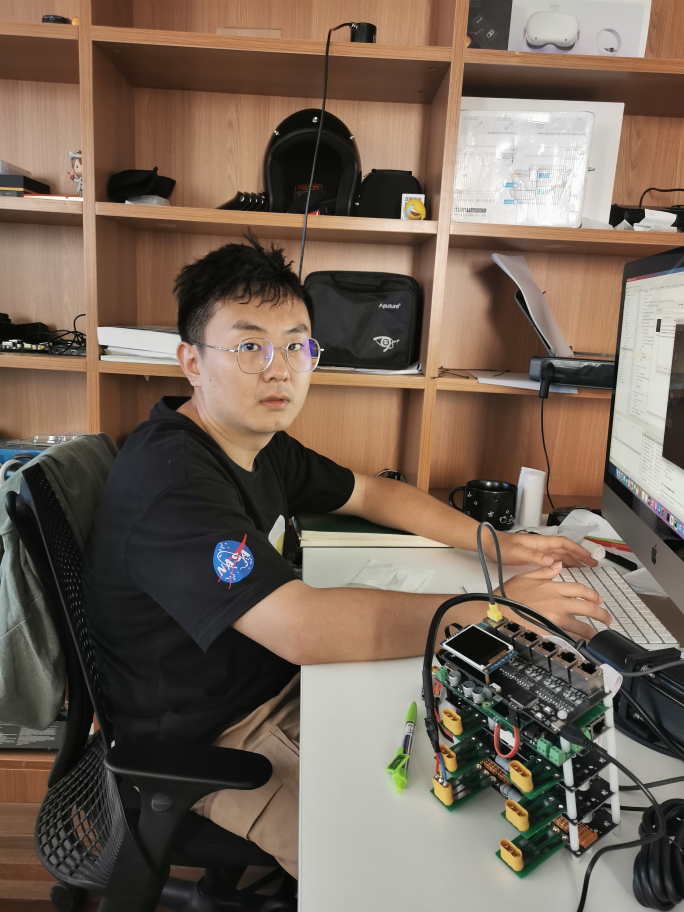
#> input picture python_opencv_handleRGB_Image/1.jpeg, 2736 x 3648 px (shown at 1/4 size)
$ python _HandleRGB.py
#> lines starting #> are read from the running program, lines starting #| are printed output that depends on the picture
import cv2
import numpy as np
from PIL import Image


class HandleRGB(object):

    def __init__(self, rgb_callback, img_path):
#> called with img_path = 'python_opencv_handleRGB_Image'
        self._img_path = img_path
        self._rgb_callback = rgb_callback
        # IMAGE
        self._img = cv2.imread(self._img_path + '/1.jpeg')
#> self._img is the input picture: shape (3648, 2736, 3); mean B, G, R 86.6, 100, 115.9
        self._new_img = cv2.resize(self._img, (68, 91))
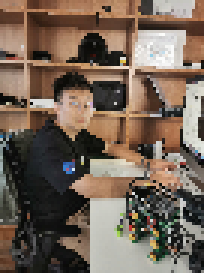
#> self._new_img: shape (91, 68, 3) (shown 3 times larger); mean B, G, R 86.2, 99.5, 115.5
        self._rows, self._cols, rgb = self._new_img.shape
#> self._rows = 91; self._cols = 68; rgb = 3
        print(self._rows, self._cols)  # 3648 2736
#| 91 68
        cv2.imwrite(self._img_path + '/new_1.jpeg', self._new_img)
        img = Image.open(self._img_path + '/new_1.jpeg')
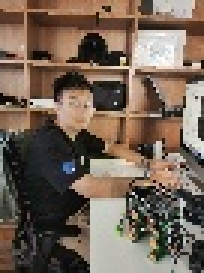
#> img: PIL image 68x91 RGB (shown 3 times larger); mean R, G, B 115.5, 99.5, 86.2
        rgb = img.getdata()
        self.rgb_mapping(rgb_list=list(rgb))

    def rgb_mapping(self, rgb_list):
        rgb_dict = dict()
        new_rgb_dict = dict()
        for idx, rgb in enumerate(rgb_list):
            rgb_dict[idx] = rgb
#> this loop made 6188 passes
#> rgb on passes 1 to 3: (166, 130, 104), (170, 134, 108), (168, 128, 102)
#> after the loop, rgb_dict = 6188 items
        points = [i for i in range(68 * 91)]
        new_points = np.array(points).reshape(68, 91)
        for idx, one_list in enumerate(new_points):
            if idx % 2 != 0:
                new_points[idx] = list(reversed(one_list))
        p_id = 0
        for one_list in list(new_points.T):
            for idx in one_list:
                new_rgb_dict[idx] = rgb_dict[p_id]
                p_id += 1
#> after the loop, new_rgb_dict = 6188 items; p_id = 6188
#> (the run stopped early here; a loop or call above may not have finished)
